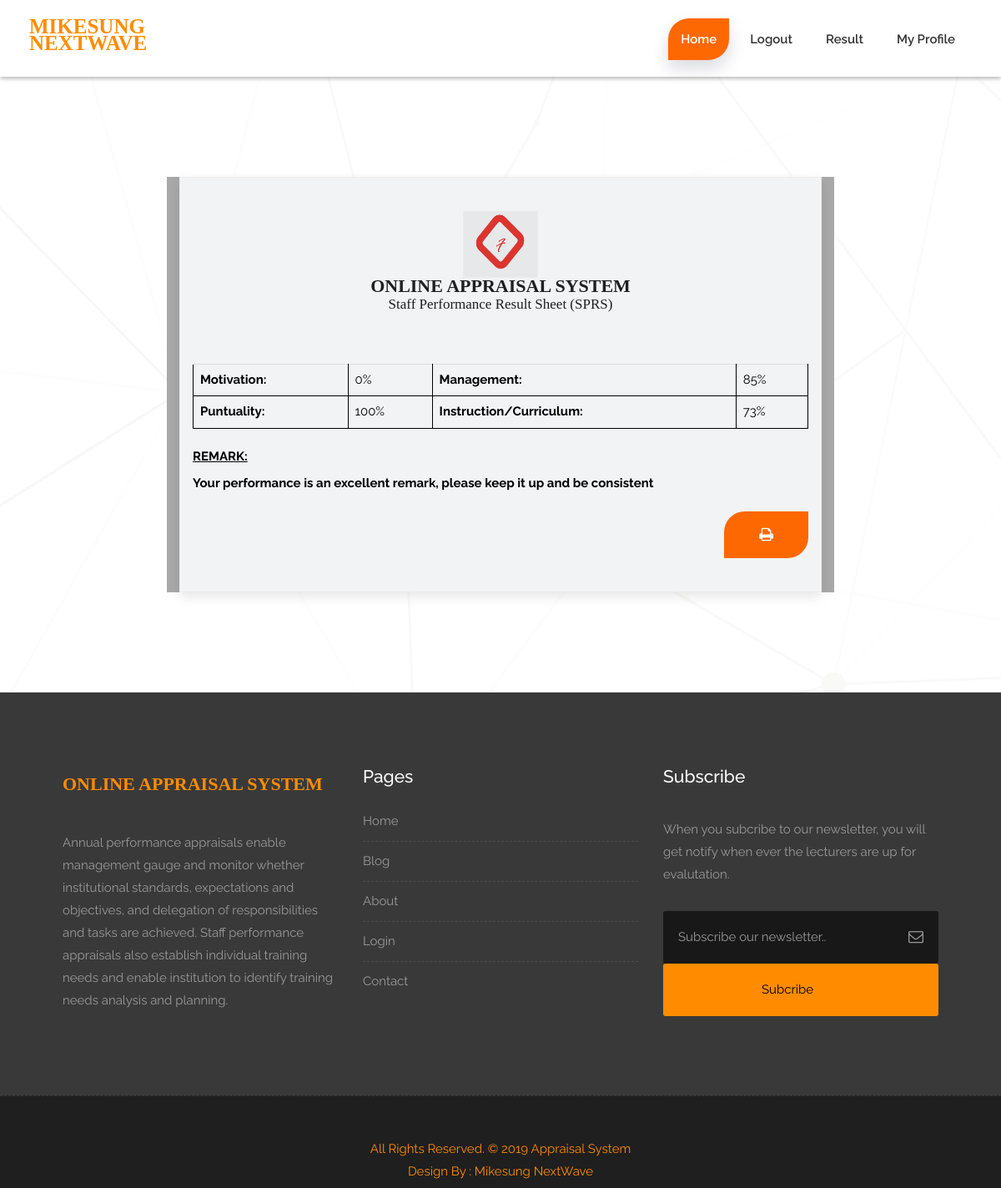
Page /view_performance.php (signed in) on the committed database.
### tables this page shows
CREATE TABLE `final_result` (
  `staff_sid` int(11) NOT NULL,
  `motivation` int(11) DEFAULT NULL,
  `puntuality` int(11) DEFAULT NULL,
  `instruction_curriculum` int(11) DEFAULT NULL,
  `management` int(11) DEFAULT NULL,
  `remark` text
);

### view_performance.php (the view, shortened to what this page needs)
<?php include ('lecturers_header.php'); ?>
<?php
    include('db_connect.php');
    $id = $_SESSION['id'];
    $sql = "SELECT * FROM lecturers_data
    				INNER JOIN final_result
    				ON lecturers_data.id = final_result.staff_sid
    				WHERE lecturers_data.id='".$id."'";
    $query = mysqli_query($conn, $sql);
    if (mysqli_num_rows($query)==1) {
		$row = mysqli_fetch_assoc($query);
		}else{
			header('Location: no_result.php');
		}
?>
<div id="contact" class="section wb">
   <div class="col-md-8 col-md-offset-2"  style="background-color: darkgrey">
      <div class="contact_form">
      	<form class="form">
			<div class="row">
				<div class="section-title text-center">
			 		<img src="images/ap_logo.PNG"  style="width: 90px; height: 80px">
        			<h3 style="font-size: 17px; font-family: Tahoma"><b style="font-size: 22px;">ONLINE APPRAISAL SYSTEM</b><br>Staff Performance Result Sheet (SPRS)</h3>
        		</div>
				<fieldset">
					<table class="table">
						<tr>
							<th>Motivation:</th>
							<td><?php echo $row['motivation']; ?>%</td>
							<th>Management:</th>
							<td><?php echo $row['management']; ?>%</td>
						</tr>
						<tr>
							<th>Puntuality:</th>
							<td><?php echo $row['puntuality']; ?>%</td>
							<th>Instruction/Curriculum:</th>
							<td><?php echo $row['instruction_curriculum']; ?>%</td>
						</tr>
					</table>
					<div class="form-group">
						<label style="color: black"><u>REMARK:</u></label><br>
						<label style="color: black"><?php echo  $row['remark']; ?></label>
					</div>
					<div class="text-right">
			 			<a href="#" class='btn btn-light btn-brd'><i class='fa fa-print'></i></a><br>
			 		</div>
			</div>
		</div>
</div>
</div>
    <?php include 'footer.php' ?>
</body>
</html>

### style.css (style rules this page uses)
body { color: #999; font-size: 15px; font-family: 'Raleway', sans-serif; line-height: 1.80857; }
a { color: #1f1f1f; text-decoration: none !important; outline: none !important; -webkit-transition: all .3s ease-in-out; -moz-transition: all .3s ease-in-out; -ms-transition: all .3s ease-in-out; -o-transition: all .3s ease-in-out; transition: all .3s ease-in-out; }
h1, h2, h3, h4, h5, h6 { letter-spacing: 0; font-weight: normal; position: relative; padding: 0 0 10px 0; font-weight: normal; line-height: 120% !important; color: #1f1f1f; margin: 0 }
h3 { font-size: 18px }
a { color: #1f1f1f; text-decoration: none; outline: none; }
a, .btn { text-decoration: none !important; outline: none !important; -webkit-transition: all .3s ease-in-out; -moz-transition: all .3s ease-in-out; -ms-transition: all .3s ease-in-out; -o-transition: all .3s ease-in-out; transition: all .3s ease-in-out; }
.section { display: block; position: relative; overflow: hidden; padding: 120px 0; }
.section.wb { background-color: #ffffff; }
.section-title { display: block; position: relative; margin-bottom: 60px; }
.section-title h3 { font-size: 42px; font-weight: 500; line-height: 62px; margin: 0 0 25px; padding: 0; text-transform: none; }
.contact_form { border: 1px solid #ededed; box-shadow: 0 5px 14px rgba(0, 0, 0, 0.1); background-color: #f2f3f5; padding: 40px 30px; }
#contact { background: url(images/bg.png) no-repeat center center #fff; }
.nav-pills, .effect-1:after, .nav-pills > li > a, .global-radius, .btn-brd { -webkit-border-radius: 25px 0px 25px 0px; -moz-border-radius: 25px 0px 25px 0px; border-radius: 25px 0px 25px 0px; }
.btn-light { padding: 13px 40px; font-size: 18px; border: 2px solid #fd6802; color: #ffffff; background-color: #fd6802; }
:root { --pricingTable-yellow: #fd6802; --pricingTable-purple: #fd6802; --pricingTable-blue: #fd6802; }

### view_performance.php (style rules this page uses)
table,th,td { border:1px solid black; color: black; }

### rows in the picture
final_result: motivation "0", management "85", puntuality "100", instruction_curriculum "73", remark "Your performance is an excellent remark, please keep it up and be consistent"
